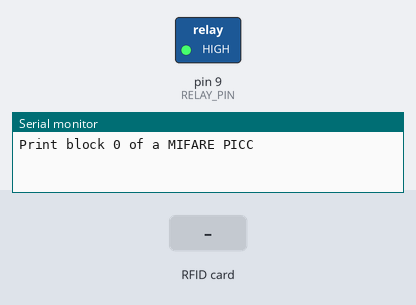
This sketch was run on a simulated Arduino Uno, built with avr-gcc and run on an emulated ATmega328P. Shown: switched loads named in the sketch (green lamp = pin HIGH), the last lines printed to the serial monitor. The test bench sets the inputs (shaded band). Pins used as bus, display or sensor lines are not drawn.

Above: at 1.2 s.
1.3 s: RFID card 5E 7A 19 C4 held to the reader
At 3.1 s:
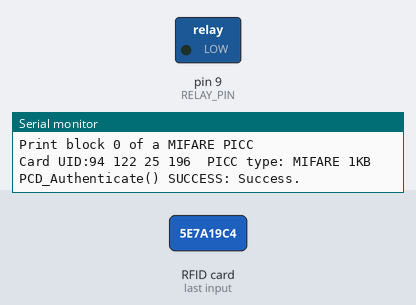
Timing chart, 0 to 4.8 s (numbered marks = the images above; inputs shaded):
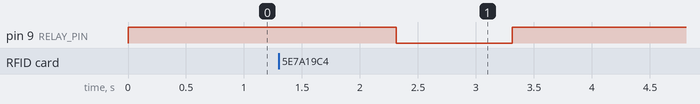

Measured:
- after the input at 1.3 s, pin 9 (RELAY_PIN): HIGH → LOW after 1.0 s, → HIGH 1.0 s later

The sketch:

RFID_GarageDoor.ino
```cpp
/*
 * Dump block 0 of a MIFARE RFID card using a RFID-RC522 reader
 * Uses MFRC522 - Library to use ARDUINO RFID MODULE KIT 13.56 MHZ WITH TAGS SPI W AND R BY COOQROBOT.
 -----------------------------------------------------------------------------
 * Pin layout should be as follows:
 * Signal     Pin              Pin               Pin
 *            Arduino Uno      Arduino Mega      MFRC522 board
 * ------------------------------------------------------------
 * Reset      9                5                 RST
 * SPI SS     10               53                SDA
 * SPI MOSI   11               52                MOSI
 * SPI MISO   12               51                MISO
 * SPI SCK    13               50                SCK
 *
 * Hardware required:
 * Arduino
 * PCD (Proximity Coupling Device): NXP MFRC522 Contactless Reader IC
 * PICC (Proximity Integrated Circuit Card): A card or tag using the ISO 14443A interface, eg Mifare or NTAG203.
 * The reader can be found on eBay for around 5 dollars. Search for "mf-rc522" on ebay.com.
 */

#include <SPI.h>
#include <MFRC522.h>

#define RELAY_PIN 9

// Parameter 1 = number of pixels in strip
// Parameter 2 = Arduino pin number (most are valid)
// Parameter 3 = pixel type flags, add together as needed:
//   NEO_KHZ800  800 KHz bitstream (most NeoPixel products w/WS2812 LEDs)
//   NEO_KHZ400  400 KHz (classic 'v1' (not v2) FLORA pixels, WS2811 drivers)
//   NEO_GRB     Pixels are wired for GRB bitstream (most NeoPixel products)
//   NEO_RGB     Pixels are wired for RGB bitstream (v1 FLORA pixels, not v2)

// RFID Reader settings
#define SS_PIN 10    //Arduino Nano
#define RST_PIN 5
MFRC522 mfrc522(SS_PIN, RST_PIN);        // Create MFRC522 instance.

void setup() {
  pinMode(RELAY_PIN, OUTPUT);
  digitalWrite(RELAY_PIN, HIGH); //ensure the switch is OPEN

  Serial.begin(115200);        // Initialize serial communications with the PC
  SPI.begin();                // Init SPI bus
  mfrc522.PCD_Init();        // Init MFRC522 card

  Serial.println("Print block 0 of a MIFARE PICC ");
}

void loop() {

  // Prepare key - all keys are set to FFFFFFFFFFFFh at chip delivery from the factory.
  MFRC522::MIFARE_Key key;
  for (byte i = 0; i < 6; i++) key.keyByte[i] = 0xFF;

  // Look for new cards
  if ( ! mfrc522.PICC_IsNewCardPresent()) {
    return;
  }

  // Select one of the cards
  if ( ! mfrc522.PICC_ReadCardSerial())    return;

  Serial.print("Card UID:");    //Dump UID
  for (byte i = 0; i < mfrc522.uid.size; i++) {
    Serial.print(mfrc522.uid.uidByte[i]);
    Serial.print(" ");
    //          Serial.print(mfrc522.uid.uidByte[i] < 0x10 ? " 0" : " ");
    //          Serial.print(mfrc522.uid.uidByte[i], HEX);
  }

  Serial.print(" PICC type: ");   // Dump PICC type
  byte piccType = mfrc522.PICC_GetType(mfrc522.uid.sak);
  Serial.println(mfrc522.PICC_GetTypeName(piccType));

  byte buffer[18];
  byte block  = 0;
  byte status;
  //Serial.println("Authenticating using key A...");

 delay(1000);  // pause before authenticating, make sure you want to open it

 status = mfrc522.PCD_Authenticate(MFRC522::PICC_CMD_MF_AUTH_KEY_A, block, &key, &(mfrc522.uid));
  if (status != MFRC522::STATUS_OK) {
    Serial.print("PCD_Authenticate() failed: ");
    Serial.println(mfrc522.GetStatusCodeName(status));

    return;
  } else {
    Serial.print("PCD_Authenticate() SUCCESS: ");
    Serial.println(mfrc522.GetStatusCodeName(status));

        digitalWrite(RELAY_PIN, LOW);
    delay(1000);
    digitalWrite(RELAY_PIN, HIGH);
  }

  // Read block
  byte byteCount = sizeof(buffer);
  status = mfrc522.MIFARE_Read(block, buffer, &byteCount);
  if (status != MFRC522::STATUS_OK) {
    Serial.print("MIFARE_Read() failed: ");
    Serial.println(mfrc522.GetStatusCodeName(status));
  }
  else  // Dump data
  for (byte index = 0; index < 16; index++) {
    Serial.print(buffer[index] < 0x10 ? " 0" : " ");
    Serial.print(buffer[index], HEX);
    if ((index % 4) == 3) Serial.print(" ");
  }
  Serial.println(" ");
  mfrc522.PICC_HaltA(); // Halt PICC
  mfrc522.PCD_StopCrypto1();  // Stop encryption on PCD

}
```
